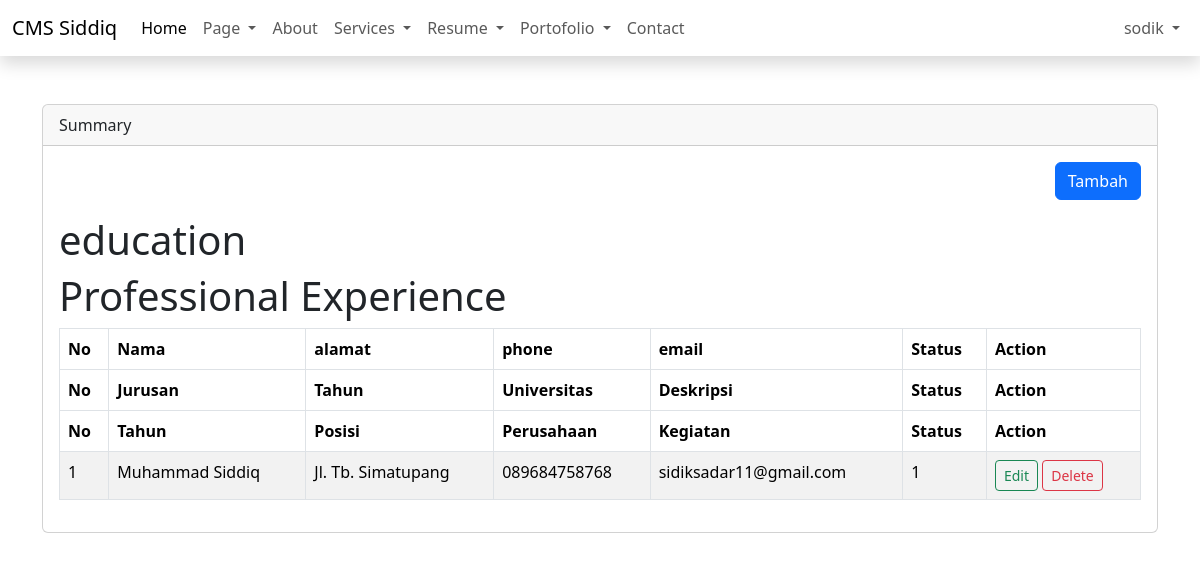
/admin/dashboard.php?page=summary (signed in), run on the app's committed database.
### tables this page shows
CREATE TABLE `summarys` (
  `id` int(11) NOT NULL,
  `name` varchar(50) NOT NULL,
  `address` text NOT NULL,
  `phone` varchar(50) NOT NULL,
  `email` varchar(50) NOT NULL,
  `status` tinyint(4) NOT NULL DEFAULT 1,
  `created_at` timestamp NOT NULL DEFAULT current_timestamp() ON UPDATE current_timestamp(),
  `updated_at` timestamp NOT NULL DEFAULT current_timestamp()
);

### admin/content/summary.php (the view, shortened to what this page needs)
<?php
$query = mysqli_query($config, "SELECT * FROM summarys ORDER BY id DESC");
$row = mysqli_fetch_all($query, MYSQLI_ASSOC);
?>
<div class="table-responsive">
    <div align="right" class="mb-3">
        <a href="?page=add-summary" class="btn btn-primary">Tambah</a>
    </div>
    <table class="table table-bordered table-striped" id="table">
        <thead>
            <tr>
                <th>No</th>
                <th>Nama</th>
                <th>alamat</th>
                <th>phone</th>
                <th>email</th>
                <th>Status</th>
                <th>Action</th>
            </tr>
            <tr>
                <h1>education</h1>
                <th>No</th>
                <th>Jurusan</th>
                <th>Tahun</th>
                <th>Universitas</th>
                <th>Deskripsi</th>
                <th>Status</th>
                <th>Action</th>
            </tr>
            <tr>
                <h1>Professional Experience</h1>
                <th>No</th>
                <th>Tahun</th>
                <th>Posisi</th>
                <th>Perusahaan</th>
                <th>Kegiatan</th>
                <th>Status</th>
                <th>Action</th>
            </tr>
        </thead>
        <tbody>
            <?php
            foreach ($row as $key => $data):
            ?>
                <tr>
                    <td><?= $key + 1 ?></td>
                    <td><?= $data['name'] ?></td>
                    <td><?= $data['address'] ?></td>
                    <td><?= $data['phone'] ?></td>
                    <td><?= $data['email'] ?></td>
                    <td><?= $data['status'] ?></td>
                    <td>
                        <a href="add-summary.php?edit=<?php echo $data['id'] ?>" class="btn btn-outline-success btn-sm">Edit</a>
                        <a onclick="return confirm('Are you sure??')"
                            href="add-summary.php?delete=<?php echo $data['id'] ?>" class="btn btn-outline-danger btn-sm">Delete</a>
                    </td>
                </tr>
            <?php
            endforeach
            ?>
        </tbody>
    </table>
</div>

### data on the page
summarys: name "Muhammad Siddiq", address "Jl. Tb. Simatupang", phone "089684758768", email "sidiksadar11@gmail.com", status "1"

### other printed values
$_name "sodik"
str_replace("-", " ",  ucfirst($_GET['page'])) "Summary"
